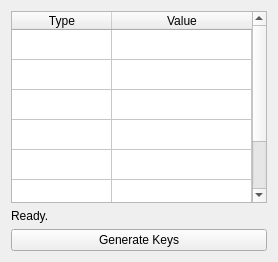
        <widget class="QWidget" name="keytab">
         <attribute name="title">
          <string>Keys</string>
         </attribute>
         <layout class="QGridLayout" name="gridLayout_2">
          <item row="1" column="0">
           <widget class="QTableWidget" name="keytable">
            <property name="enabled">
             <bool>true</bool>
            </property>
            <property name="sortingEnabled">
             <bool>true</bool>
            </property>
            <property name="wordWrap">
             <bool>false</bool>
            </property>
            <attribute name="horizontalHeaderShowSortIndicator" stdset="0">
             <bool>true</bool>
            </attribute>
            <attribute name="horizontalHeaderStretchLastSection">
             <bool>true</bool>
            </attribute>
            <attribute name="verticalHeaderVisible">
             <bool>false</bool>
            </attribute>
            <attribute name="verticalHeaderCascadingSectionResizes">
             <bool>false</bool>
            </attribute>
            <attribute name="verticalHeaderStretchLastSection">
             <bool>false</bool>
            </attribute>
            <row>
             <property name="text">
              <string>Neue Zeile</string>
             </property>
            </row>
            <row>
             <property name="text">
              <string>Neue Zeile</string>
             </property>
            </row>
            <row>
             <property name="text">
              <string>Neue Zeile</string>
             </property>
            </row>
            <row>
             <property name="text">
              <string>Neue Zeile</string>
             </property>
            </row>
            <row>
             <property name="text">
              <string>Neue Zeile</string>
             </property>
            </row>
            <row>
             <property name="text">
              <string>Neue Zeile</string>
             </property>
            </row>
            <row>
             <property name="text">
              <string>Neue Zeile</string>
             </property>
            </row>
            <column>
             <property name="text">
              <string>Type</string>
             </property>
            </column>
            <column>
             <property name="text">
              <string>Value</string>
             </property>
            </column>
           </widget>
          </item>
          <item row="2" column="0">
           <widget class="QLabel" name="keystatuslabel">
            <property name="text">
             <string>Ready.</string>
            </property>
           </widget>
          </item>
          <item row="3" column="0">
           <widget class="QPushButton" name="generatekeybtn">
            <property name="text">
             <string>Generate Keys</string>
            </property>
           </widget>
          </item>
         </layout>
        </widget>
